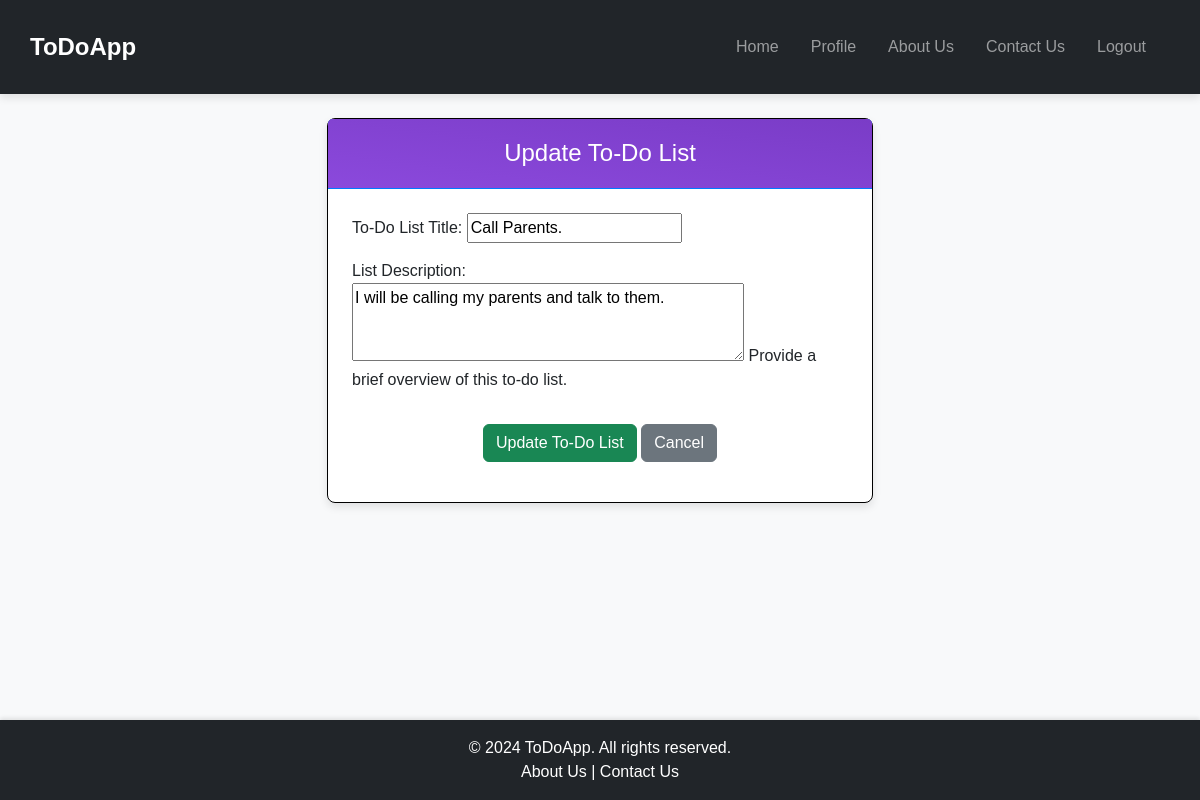
Screenshot of /todolist/update/7/ (signed in) with the database file from the repository.
### core/models.py (models this page shows, shortened)
class ToDoList(models.Model):
    title = models.CharField(max_length=200, blank=False, null=True, verbose_name="List Title:")
    description = models.TextField(blank=True, null=True, verbose_name="List Description")
    user = models.ForeignKey(User, on_delete=models.CASCADE, verbose_name="Owner")
    created_at = models.DateTimeField(default=timezone.now, verbose_name="Created At")

### core/views.py (the view)
# urls.py: path('todolist/update/<int:pk>/', update_todolist, name='update_todolist'), # Update To-Do List: Form for updating an existing to-do list. Restricted to the list owner.
@login_required
def update_todolist(request,pk):
    current_todolist_to_update = get_object_or_404(ToDoList,id=pk, user=request.user)
    the_updated_form = ToDoListForm(instance=current_todolist_to_update)
    if request.method == 'POST':
        the_updated_form = ToDoListForm(request.POST, instance=current_todolist_to_update)
        if the_updated_form.is_valid():
            the_updated_form.save()
            messages.success(request, 'To Do List updated successfully!')
            return redirect('view_all_todolists')
    else:
        the_updated_form = ToDoListForm(instance=current_todolist_to_update)
    context = {
        'the_form': the_updated_form,
        'todolist': current_todolist_to_update
    }
    return render(request=request, template_name='ToDoApp/update_todolist.html', context=context)

### core/forms.py
class ToDoListForm(forms.ModelForm):
    class Meta:
        model = ToDoList
        fields = ['title', 'description']
        widgets = {
            'title': forms.TextInput(attrs={'placeholder': 'Enter to-do list title..'}), # Placeholder for title.
            'description' : forms.Textarea(attrs={'rows':3, 'placeholder': 'Enter a brief description...'}),  # Placeholder and row size for description.
        }
        labels = {
                'title': "To-Do List Title",  # Custom label for title.
            }
        help_texts = {
                'description': "Provide a brief overview of this to-do list.",  # Help text for description.
            }

### templates/ToDoApp/update_todolist.html (shortened to what this page needs)
{% extends 'ToDoApp/base.html' %}
{% load static %}
{% block head %}
<link rel="stylesheet" href="{% static 'css/update_todolist.css' %}">
{% endblock %}
{% block content %}
<div class="container mt-4">
    <div class="row justify-content-center">
        <div class="col-md-8 col-lg-6">
            <div class="card border-primary">
                <div class="card-header bg-primary text-white">
                    <h3 class="card-title text-center">Update To-Do List</h3>
                </div>
                <div class="card-body">
                    <form method="post" class="form-group">
                        {{ the_form.as_p }}
                        <div class="form-group text-center">
                            <button type="submit" class="btn btn-success">Update To-Do List</button>
                            <a href="{% url 'view_all_todolists' %}" class="btn btn-secondary ml-2">Cancel</a>
                        </div>
                    </form>
                </div>
            </div>
        </div>
    </div>
</div>
{% endblock %}

### static/css/style.css (style rules this page uses)
body { font-family: 'Segoe UI', Tahoma, Geneva, Verdana, sans-serif; margin: 0; display: flex; flex-direction: column; min-height: 100vh; }

### static/css/update_todolist.css (style rules this page uses)
body { background-color: #f8f9fa; font-family: Arial, sans-serif; }
.card { border-radius: 8px; box-shadow: 0 4px 8px rgba(0, 0, 0, 0.1); border: 1px solid #000 !important; }
.card-header { background-image: linear-gradient(to right top, #8b49dc, #7a3cc7); color: #fff; text-align: center; padding: 20px; font-size: 1.5rem; font-weight: bold; border-radius: 10px 10px 0 0; border-bottom: 1px solid #007bff; }
.card-title { margin: 0; font-size: 1.5rem; font-weight: 500; }
.card-body { padding: 1.5rem; }
.form-group { margin-bottom: 1rem; }
.form-group .btn { margin-top: 1rem; }
.btn-secondary { background-color: #6c757d; border-color: #6c757d; }

### rows the page displays
ToDoList: title "Call Parents.", description "I will be calling my parents and talk to them."
